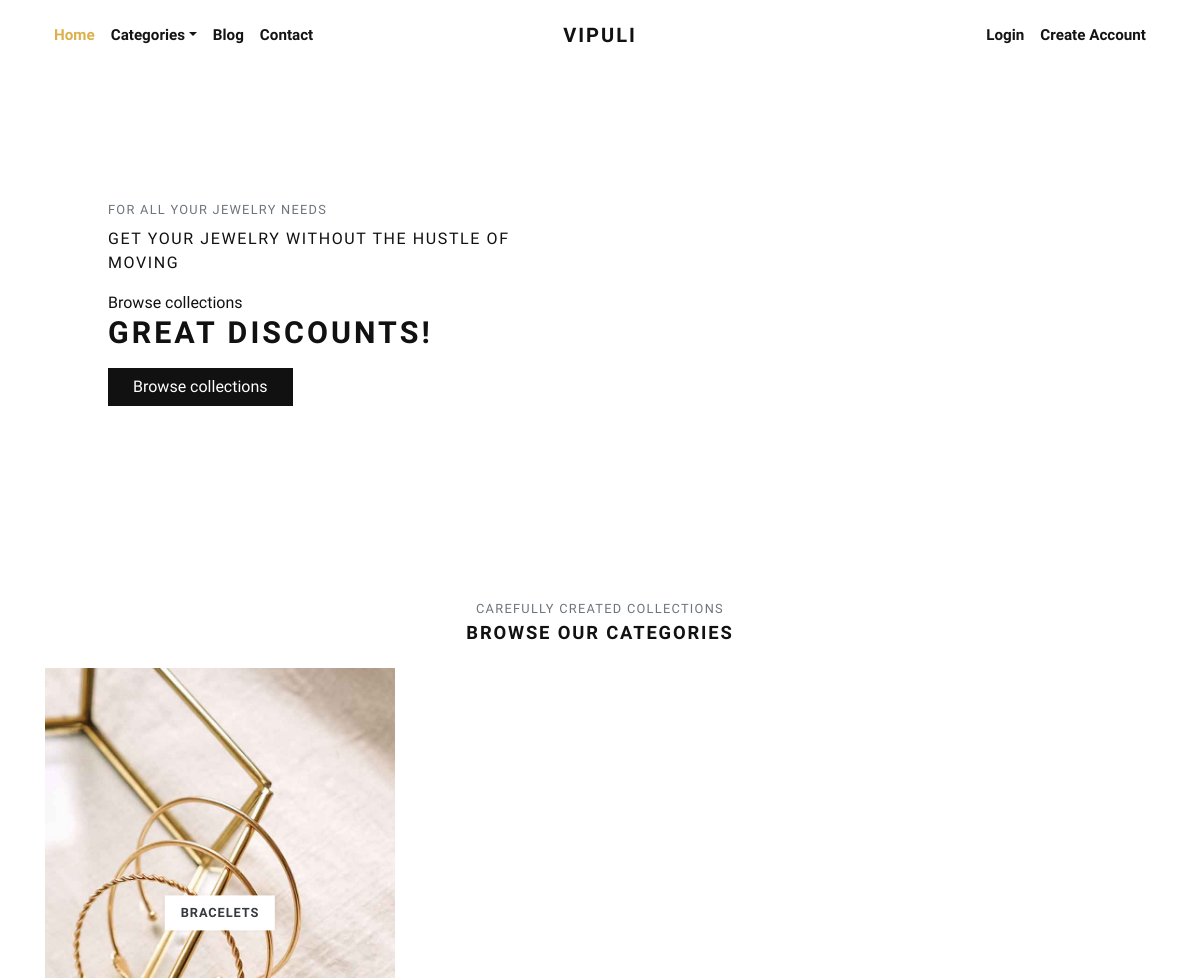
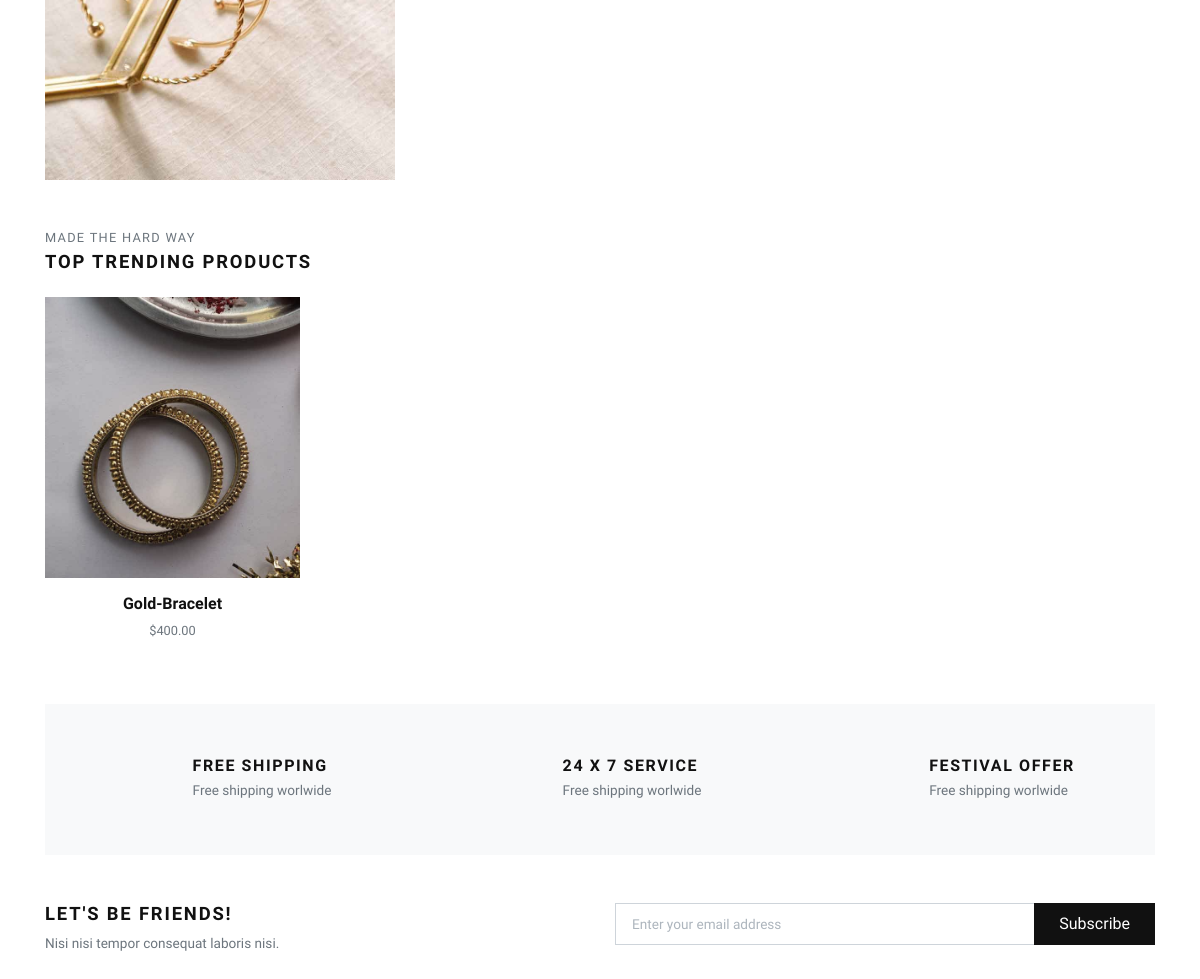
The app's page /, older data (2 pictures, top to bottom).
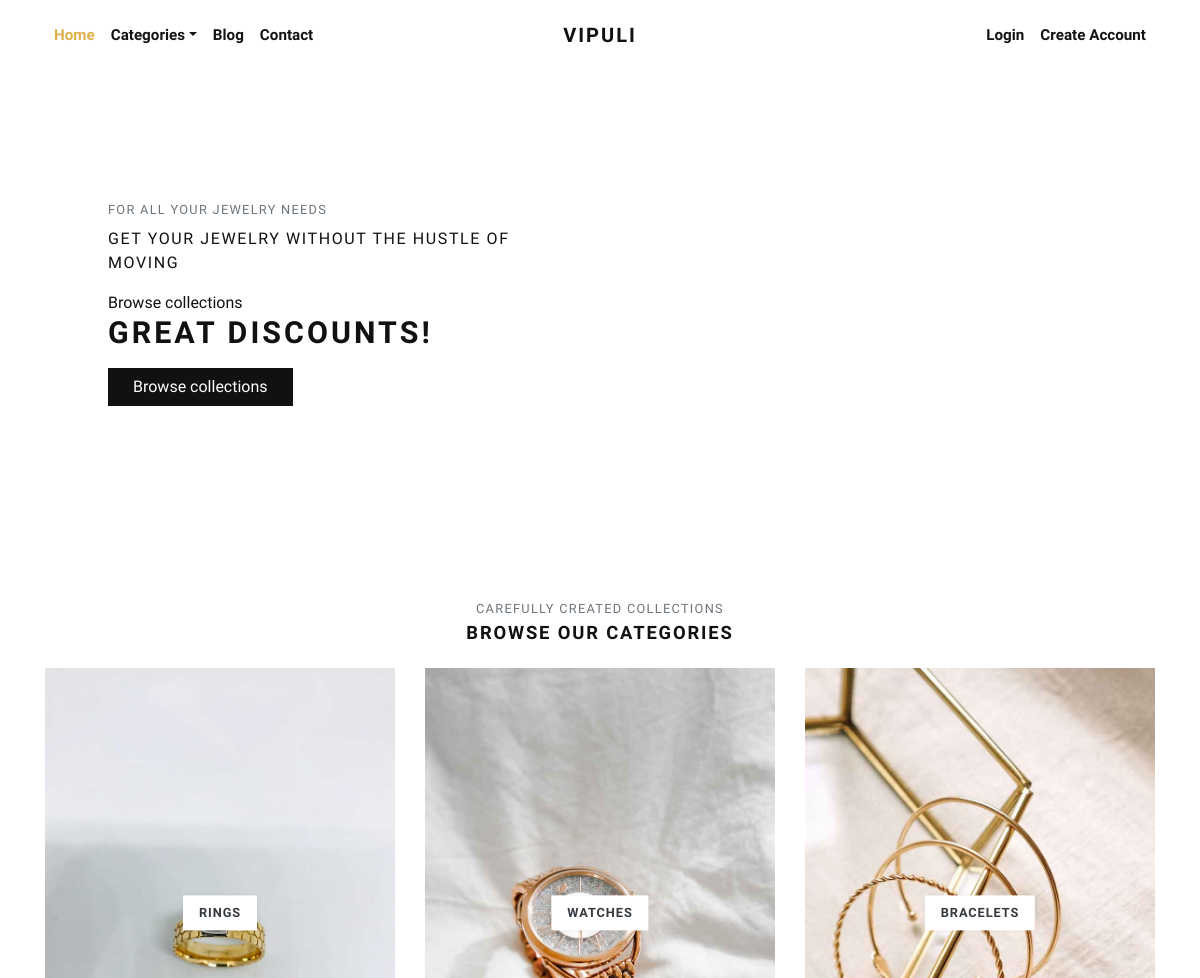
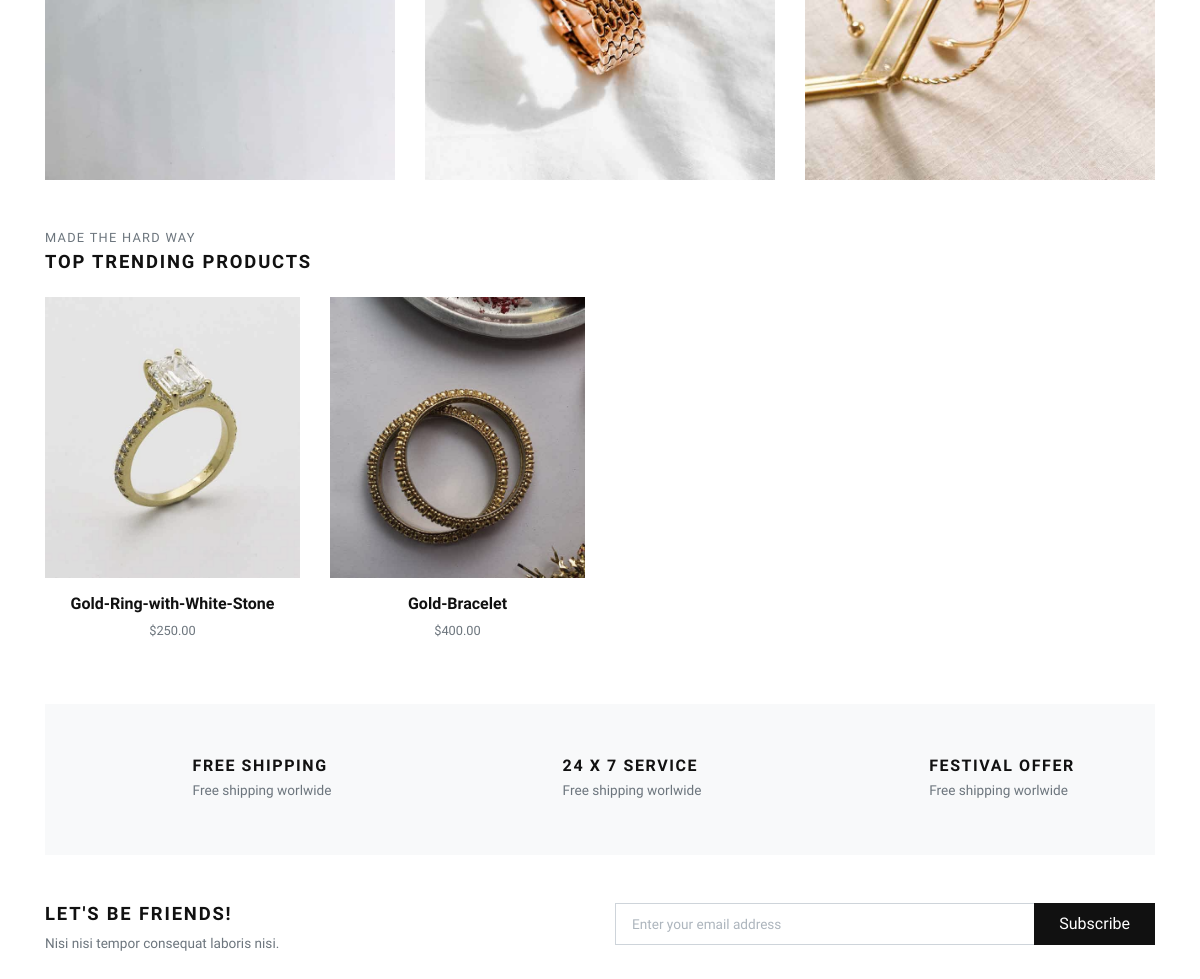
The same page, newer data (2 pictures, top to bottom).
### store/models.py (models this page shows, shortened)
class Category(models.Model):
    title = models.CharField(max_length=50, verbose_name="Category Title")
    slug = models.SlugField(max_length=55, verbose_name="Category Slug")
    description = models.TextField(blank=True, verbose_name="Category Description")
    category_image = models.ImageField(upload_to='category', blank=True, null=True, verbose_name="Category Image")
    is_active = models.BooleanField(verbose_name="Is Active?")
    is_featured = models.BooleanField(verbose_name="Is Featured?")
    created_at = models.DateTimeField(auto_now_add=True, verbose_name="Created Date")
    updated_at = models.DateTimeField(auto_now=True, verbose_name="Updated Date")
    class Meta:
        verbose_name_plural = 'Categories'
        ordering = ('-created_at', )

class Product(models.Model):
    title = models.CharField(max_length=150, verbose_name="Product Title")
    slug = models.SlugField(max_length=160, verbose_name="Product Slug")
    sku = models.CharField(max_length=255, unique=True, verbose_name="Unique Product ID (SKU)")
    short_description = models.TextField(verbose_name="Short Description")
    detail_description = models.TextField(blank=True, null=True, verbose_name="Detail Description")
    product_image = models.ImageField(upload_to='product', blank=True, null=True, verbose_name="Product Image")
    price = models.DecimalField(max_digits=8, decimal_places=2)
    category = models.ForeignKey(Category, verbose_name="Product Categoy", on_delete=models.CASCADE)
    is_active = models.BooleanField(verbose_name="Is Active?")
    is_featured = models.BooleanField(verbose_name="Is Featured?")
    created_at = models.DateTimeField(auto_now_add=True, verbose_name="Created Date")
    updated_at = models.DateTimeField(auto_now=True, verbose_name="Updated Date")
    class Meta:
        verbose_name_plural = 'Products'
        ordering = ('-created_at', )

### store/views.py (the view)
# urls.py: 2. Add a URL to urlpatterns:  path('', views.home, name='home')
def home(request):
    categories = Category.objects.filter(is_active=True, is_featured=True)[:3]
    products = Product.objects.filter(is_active=True, is_featured=True)[:8]
    context = {
        'categories': categories,
        'products': products,
    }
    return render(request, 'store/index.html', context)

### templates/store/index.html (shortened to what this page needs)
{% extends 'base.html' %}
{% load static %}
      {% block content %}
      <div class="container">
        <section class="hero pb-3 bg-cover bg-center d-flex align-items-center">
          <div class="container py-5">
            <div class="row px-4 px-lg-5">
              <div class="col-lg-6">
                <p class="text-muted small text-uppercase mb-2">For All your Jewelry Needs</p>
                <p class="text-uppercase mb-3">Get your Jewelry without the hustle of moving</p>Browse collections</a>
                <h1 class="h2 text-uppercase mb-3">Great Discounts!</h1><a class="btn btn-dark" href="{% url 'store:all-categories' %}">Browse collections</a>
              </div>
            </div>
          </div>
        </section>
        <section class="pt-5">
          <header class="text-center">
            <p class="small text-muted small text-uppercase mb-1">Carefully created collections</p>
            <h2 class="h5 text-uppercase mb-4">Browse our categories</h2>
          </header>
          <div class="row">
          {% if categories %}
            {% for category in categories %}
              <div class="col-md-4 mb-4 mb-md-0">
                <a class="category-item" href="{% url 'store:category-products' category.slug %}">
                  <strong class="category-item-title">{{ category.title }}</strong>
                </a>
              </div>
            {% endfor %}
          {% endif %}
          </div>
        </section>
        <section class="py-5">
          <header>
            <p class="small text-muted small text-uppercase mb-1">Made the hard way</p>
            <h2 class="h5 text-uppercase mb-4">Top trending products</h2>
          </header>
          <div class="row">
            {% if products %}
              {% for product in products %}
                <div class="col-xl-3 col-lg-4 col-sm-6">
                  <div class="product text-center">
                    <div class="position-relative mb-3">
                      <a class="d-block" href="{% url 'store:product-detail' product.slug %}">
                        {% if product.product_image %}
                          <img class="img-fluid w-100" src="{{ product.product_image.url }}" alt="{{product.title}}">
                        {% else %}
                          <img class="img-fluid w-100" src="{% static 'img/product-1.jpg' %}" alt="{{product.title}}">
                        {% endif %}
                      </a>
                    </div>
                    <h6> <a class="reset-anchor" href="detail.html">{{ product.title }}</a></h6>
                    <p class="small text-muted">${{product.price}}</p>
                  </div>
                </div>
              {% endfor %}
            {% endif %}
          </div>
        </section>
        <section class="py-5 bg-light">
          <div class="container">
            <div class="row text-center">
              <div class="col-lg-4 mb-3 mb-lg-0">
                <div class="d-inline-block">
                  <div class="media align-items-end">
                    <svg class="svg-icon svg-icon-big svg-icon-light">
                      <use xlink:href="#delivery-time-1"> </use>
                    </svg>
                    <div class="media-body text-left ml-3">
                      <h6 class="text-uppercase mb-1">Free shipping</h6>
                      <p class="text-small mb-0 text-muted">Free shipping worlwide</p>
                    </div>
                  </div>
                </div>
              </div>
              <div class="col-lg-4 mb-3 mb-lg-0">
                <div class="d-inline-block">
                  <div class="media align-items-end">
                    <svg class="svg-icon svg-icon-big svg-icon-light">
                      <use xlink:href="#helpline-24h-1"> </use>
                    </svg>
                    <div class="media-body text-left ml-3">
                      <h6 class="text-uppercase mb-1">24 x 7 service</h6>
                      <p class="text-small mb-0 text-muted">Free shipping worlwide</p>
                    </div>
                  </div>
                </div>
              </div>
              <div class="col-lg-4">
                <div class="d-inline-block">
                  <div class="media align-items-end">
                    <svg class="svg-icon svg-icon-big svg-icon-light">
                      <use xlink:href="#label-tag-1"> </use>
                    </svg>
                    <div class="media-body text-left ml-3">
                      <h6 class="text-uppercase mb-1">Festival offer</h6>
                      <p class="text-small mb-0 text-muted">Free shipping worlwide</p>
                    </div>
                  </div>
                </div>
              </div>
            </div>
          </div>
        </section>
        <section class="py-5">
          <div class="container p-0">
            <div class="row">
              <div class="col-lg-6 mb-3 mb-lg-0">
                <h5 class="text-uppercase">Let's be friends!</h5>
                <p class="text-small text-muted mb-0">Nisi nisi tempor consequat laboris nisi.</p>
              </div>
              <div class="col-lg-6">
                <form action="#">
                  <div class="input-group flex-column flex-sm-row mb-3">
                    <input class="form-control form-control-lg py-3" type="email" placeholder="Enter your email address" aria-describedby="button-addon2">
                    <div class="input-group-append">
                      <button class="btn btn-dark btn-block" id="button-addon2" type="submit">Subscribe</button>
                    </div>
                  </div>
                </form>
              </div>
            </div>
          </div>
        </section>
      </div>
      {% endblock content %}

### templates/base.html (shortened to what this page needs)
{% load static %}
<!DOCTYPE html>
<html>
  <head>
    <link rel="stylesheet" href="{% static 'vendor/bootstrap/css/bootstrap.min.css' %}">
    <link rel="stylesheet" href="{% static 'vendor/lightbox2/css/lightbox.min.css' %}">
    <link rel="stylesheet" href="{% static 'vendor/nouislider/nouislider.min.css' %}">
    <link rel="stylesheet" href="{% static 'vendor/bootstrap-select/css/bootstrap-select.min.css' %}">
    <link rel="stylesheet" href="{% static 'vendor/owl.carousel2/assets/owl.carousel.min.css' %}">
    <link rel="stylesheet" href="{% static 'vendor/owl.carousel2/assets/owl.theme.default.css' %}">
    <link rel="stylesheet" href="{% static 'css/style.default.css' %}" id="theme-stylesheet">
    <link rel="stylesheet" href="{% static 'css/custom.css' %}">
  </head>
  <body>
    <div class="page-holder">
      {% include 'navbar.html' %}
      {% block content %}
      {% endblock content %}
      {% include 'scripts.html' %}

### templates/navbar.html (shortened to what this page needs)
{% load static %}
      <header class="header bg-white">
        <div class="container px-0 px-lg-3">
          <nav class="navbar navbar-expand-lg navbar-light py-3 px-lg-0"><a class="navbar-brand" href="{% url 'store:home' %}"><span class="font-weight-bold text-uppercase text-dark">Vipuli</span></a>
            <div class="collapse navbar-collapse" id="navbarSupportedContent">
              <ul class="navbar-nav mr-auto">
                <li class="nav-item">
                  <a class="nav-link active" href="{% url 'store:home' %}">Home</a>
                </li>
                <li class="nav-item dropdown"><a class="nav-link dropdown-toggle" id="pagesDropdown" href="#" data-toggle="dropdown" aria-haspopup="true" aria-expanded="false">Categories</a>
                </li>
                <li class="nav-item">
                  <a class="nav-link" href="{% url 'store:home' %}">Blog</a>
                </li>
                <li class="nav-item">
                  <a class="nav-link" href="{% url 'store:home' %}">Contact</a>
                </li>
              </ul>
              <ul class="navbar-nav ml-auto">
                {% if request.user.is_authenticated %}
                  <li class="nav-item"><a class="nav-link" href="{% url 'store:cart' %}"> <i class="fas fa-dolly-flatbed mr-1 text-gray"></i>Cart<small class="text-gray">({{cart_items.count}})</small></a></li>
                  <li class="nav-item"><a class="nav-link" href="#"> <i class="far fa-heart mr-1"></i><small class="text-gray"> (0)</small></a></li>
                  {% comment %} <li class="nav-item"><a class="nav-link" href="#"> <i class="fas fa-user-alt mr-1 text-gray"></i>My Account</a></li> {% endcomment %}
                  <li class="nav-item dropdown"><a class="nav-link dropdown-toggle" id="pagesDropdown" href="#" data-toggle="dropdown" aria-haspopup="true" aria-expanded="false"><i class="fas fa-user-alt mr-1 text-gray"></i>My Account</a></a>
                  <div class="dropdown-menu mt-3" aria-labelledby="pagesDropdown">
                      <a class="dropdown-item border-0 transition-link" href="{% url 'store:profile' %}">Profile</a>
                      <a class="dropdown-item border-0 transition-link" href="{% url 'store:cart' %}">Cart</a>
                      <a class="dropdown-item border-0 transition-link" href="{% url 'store:orders' %}">Orders</a>
                      <a class="dropdown-item border-0 transition-link" href="{% url 'store:password-change' %}">Change Password</a>
                    <hr>
                    <a class="dropdown-item border-0 transition-link" href="{% url 'store:logout' %}">Log Out</a>
                </li>
                {% else %}
                  <li class="nav-item"><a class="nav-link" href="{% url 'store:login' %}">Login</a></li>
                  <li class="nav-item"><a class="nav-link" href="{% url 'store:register' %}">Create Account</a></li>
                {% endif %}
              </ul>
            </div>
          </nav>
        </div>
      </header>

### templates/scripts.html (shortened to what this page needs)
{% load static %}
      <link rel="stylesheet" href="https://use.fontawesome.com/releases/v5.7.1/css/all.css">
    </div>
  </body>
</html>

### jewelryshop/static/css/style.default.css (style rules this page uses)
.text-small { font-size: 0.85rem !important; }
strong { font-weight: 700; }
.navbar { position: relative; }
@media (min-width: 992px) { .navbar-brand { position: absolute; top: 50%; left: 50%; -webkit-transform: translate(-50%, -50%); transform: translate(-50%, -50%); } }
.hero { min-height: 30rem; }
.category-item { display: block; position: relative; color: #343a40; transition: all 0.3s; }
.category-item-title { display: inline-block; padding: 0.5rem 1rem; background: #fff; text-transform: uppercase; letter-spacing: 0.07em; position: absolute; top: 50%; left: 50%; -webkit-transform: translate(-50%, -50%); transform: translate(-50%, -50%); box-shadow: 0 0 5px rgba(0, 0, 0, 0.07); font-size: 0.8rem; }
.product img { -webkit-filter: grayscale(40%); filter: grayscale(40%); transition: all 0.3s; }
.text-uppercase { text-transform: uppercase; letter-spacing: 0.1em; }
.bg-cover { background-size: cover !important; }
.bg-center { background-position: center center !important; }
.reset-anchor { color: inherit; transition: all 0.3s; }
.svg-icon { width: 32px; height: 32px; vertical-align: text-bottom; stroke: currentColor; stroke-width: 3; --layer1: currentColor; --layer2: currentColor; --layer3: currentColor; }
.svg-icon.svg-icon-light { stroke-width: 2; }
.svg-icon-big { width: 48px; height: 48px; }
.navbar { padding: 0.5rem 1rem; }
.navbar-brand { display: inline-block; padding-top: 0.3125rem; padding-bottom: 0.3125rem; margin-right: 1rem; font-size: 1.25rem; }
.navbar-light .navbar-brand { color: #dcb14a; }
.navbar-light .navbar-nav .nav-link { color: rgba(17, 17, 17, 0.99); font-weight: 800; font-size: 0.95rem; transition: all 0.3s; }
.navbar-light .navbar-nav .show > .nav-link, .navbar-light .navbar-nav .active > .nav-link, .navbar-light .navbar-nav .nav-link.show, .navbar-light .navbar-nav .nav-link.active { color: #dcb14a; }
.btn { font-weight: 400; border: 1px solid transparent; font-family: inherit; padding: 0.375rem 1.5rem; font-size: 1rem; line-height: 1.5; border-radius: 0; transition: color 0.15s ease-in-out, background-color 0.15s ease-in-out, border-color 0.15s ease-in-out, box-shadow 0.15s ease-in-out; }
.btn-dark { color: #fff; background-color: #111111; border-color: #111111; }
body { font-family: "Libre Franklin", sans-serif; font-size: 1rem; font-weight: 400; line-height: 1.5; color: #111111; background-color: #fff; }
a { color: #dcb14a; text-decoration: none; }
h1, h2, h3, h4, h5, h6, .h1, .h2, .h3, .h4, .h5, .h6 { margin-bottom: 0.5rem; font-family: inherit; font-weight: 900; line-height: 1.2; color: inherit; }
h1, .h1 { font-size: 2.2rem; }
h2, .h2 { font-size: 1.9rem; }
h5, .h5 { font-size: 1.15rem; }
h6, .h6 { font-size: 1rem; }
small, .small { font-size: 80%; font-weight: 400; }
.bg-light { background-color: #f8f9fa !important; }
.text-dark { color: #111111 !important; }
.form-control { padding: 0.375rem 0.75rem; font-size: 1rem; line-height: 1.5; color: #495057; background-color: #fff; border: 1px solid #ced4da; border-radius: 0; transition: border-color 0.15s ease-in-out, box-shadow 0.15s ease-in-out; }
.form-control::placeholder { color: #adb5bd; font-size: 0.85rem; font-weight: 400; }
.form-control-lg { padding: 0.5rem 1rem; font-size: 1rem; line-height: 1.5; border-radius: 0; }
.nav-link { padding: 0.5rem 1rem; }

Row changes from the older to the newer data that the page shows:
added Category: title "RINGS"
added Category: title "WATCHES"
added Product: product_image (picture), title "Gold-Ring-with-White-Stone", price "250.00"
